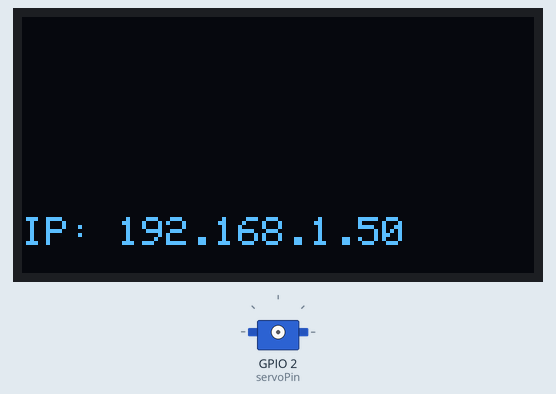
Recording of a sketch running on a simulated ESP8266 (NodeMCU). On the bench: 128×64 one-colour display, servo. WiFi joins after 1.5 s; servers stay silent unless stated; random numbers use the default seed unless the sketch sets one; what the sketch prints to the serial monitor is not drawn.

Above: at 1.6 s.
At 11.22 s:
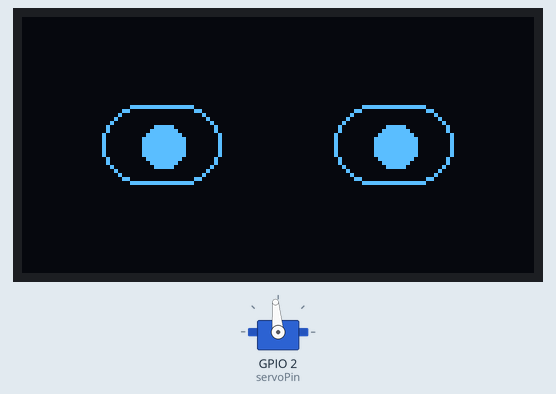
At 19.44 s:
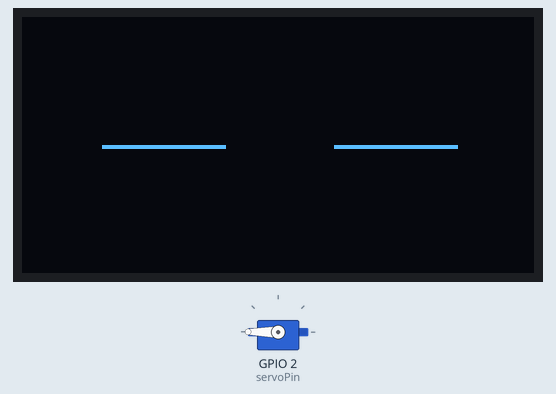
At 39.64 s:
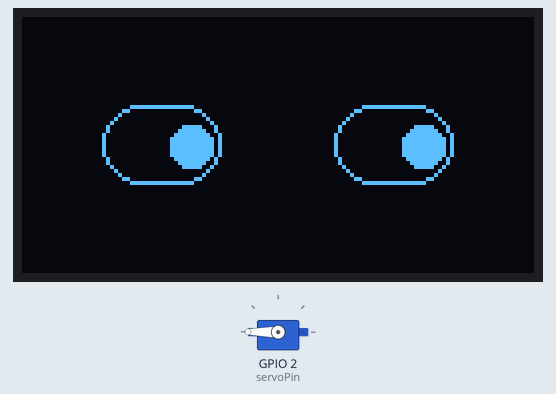
Timing chart, 0 to 40.0 s (numbered marks = the images above):
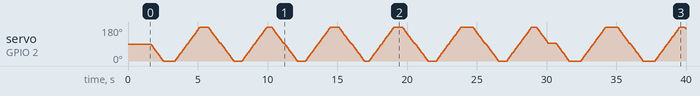

The sketch:

main.ino
```cpp
#include <ESP8266WiFi.h>
#include <Wire.h>
#include <Adafruit_GFX.h>
#include <Adafruit_SSD1306.h>
#include <Servo.h>

#define SCREEN_WIDTH 128  // OLED display width, in pixels
#define SCREEN_HEIGHT 64  // OLED display height, in pixels
#define OLED_RESET -1     // Reset pin # (or -1 if sharing Arduino reset pin)

Adafruit_SSD1306 display(SCREEN_WIDTH, SCREEN_HEIGHT, &Wire, OLED_RESET);

Servo servo;                 // Create Servo object
const int servoPin = 2;      // GPIO pin for servo signal
const char* ssid = "AURORA"; // WiFi SSID
const char* password = "keerthanaajay@123"; // WiFi Password

int angle = 90;              // Servo angle (centered)
int angleStep = 5;           // Servo movement step
bool movingRight = true;     // Servo direction flag
unsigned long lastWakeTime = 0;
bool isSleeping = false;

void setup() {
  Serial.begin(115200);

  // Initialize OLED display
  if (!display.begin(SSD1306_SWITCHCAPVCC, 0x3C)) {
    Serial.println(F("SSD1306 allocation failed"));
    for (;;);
  }
  display.clearDisplay();

  // Connect to WiFi
  WiFi.begin(ssid, password);
  while (WiFi.status() != WL_CONNECTED) {
    delay(500);
    Serial.print(".");
  }
  Serial.println("Connected to WiFi");
  Serial.println("IP Address: ");
  Serial.println(WiFi.localIP());

  // Show IP on OLED
  displayIP();

  // Attach servo and set initial angle
  servo.attach(servoPin);
  servo.write(angle);

  // Initialize sleep timer
  lastWakeTime = millis();
}

void loop() {
  if (!isSleeping) {
    animateEyesAndServo(); // Run main eye/servo sequence

    // Blink randomly after every few sequences
    if (random(1, 10) < 3) {
      randomBlink();
    }

    // Check if time to sleep
    if (millis() - lastWakeTime > 15 * 60 * 1000) { // After 15 minutes
      goToSleep();
    }
  } else {
    if (millis() - lastWakeTime > 15000) { // 15 seconds sleep
      wakeUp();
    }
  }
}

// Display IP on OLED
void displayIP() {
  display.clearDisplay();
  display.setTextSize(1);
  display.setTextColor(SSD1306_WHITE);
  display.setCursor(0, 50);
  display.print("IP: ");
  display.print(WiFi.localIP());
  display.display();
}

// Animate eyes and servo movement
void animateEyesAndServo() {
  drawEyeOpen();
  moveServoLeft();
  randomBlink();
  moveServoRight();
  randomBlink();
  centerServo();
}

// Draw eyes open
void drawEyeOpen() {
  display.clearDisplay();
  display.drawRoundRect(20, 22, 30, 20, 10, SSD1306_WHITE); // Left eye
  display.fillCircle(35, 32, 5, SSD1306_WHITE);             // Left pupil
  display.drawRoundRect(78, 22, 30, 20, 10, SSD1306_WHITE); // Right eye
  display.fillCircle(93, 32, 5, SSD1306_WHITE);             // Right pupil
  display.display();
}

// Draw eyes closed
void drawEyeClosed() {
  display.clearDisplay();
  display.drawLine(20, 32, 50, 32, SSD1306_WHITE); // Left eye closed
  display.drawLine(78, 32, 108, 32, SSD1306_WHITE); // Right eye closed
  display.display();
}

// Draw eyes looking left
void lookLeft() {
  display.clearDisplay();
  display.drawRoundRect(20, 22, 30, 20, 10, SSD1306_WHITE); // Left eye
  display.fillCircle(28, 32, 5, SSD1306_WHITE);             // Left pupil
  display.drawRoundRect(78, 22, 30, 20, 10, SSD1306_WHITE); // Right eye
  display.fillCircle(86, 32, 5, SSD1306_WHITE);             // Right pupil
  display.display();
}

// Draw eyes looking right
void lookRight() {
  display.clearDisplay();
  display.drawRoundRect(20, 22, 30, 20, 10, SSD1306_WHITE); // Left eye
  display.fillCircle(42, 32, 5, SSD1306_WHITE);             // Left pupil
  display.drawRoundRect(78, 22, 30, 20, 10, SSD1306_WHITE); // Right eye
  display.fillCircle(100, 32, 5, SSD1306_WHITE);            // Right pupil
  display.display();
}

// Move servo left and animate eyes
void moveServoLeft() {
  lookLeft();
  for (int i = angle; i >= 0; i -= angleStep) {
    servo.write(i);
    delay(50);
  }
  angle = 0;
}

// Move servo right and animate eyes
void moveServoRight() {
  lookRight();
  for (int i = angle; i <= 180; i += angleStep) {
    servo.write(i);
    delay(50);
  }
  angle = 180;
}

// Center the servo and reset eyes
void centerServo() {
  drawEyeOpen();
  for (int i = angle; i != 90; i += (angle < 90 ? angleStep : -angleStep)) {
    servo.write(i);
    delay(50);
  }
  angle = 90;
}

// Random blinking
void randomBlink() {
  for (int i = 0; i < random(1, 4); i++) {
    drawEyeClosed();
    delay(100);
    drawEyeOpen();
    delay(100);
  }
}

// Enter sleep mode
void goToSleep() {
  Serial.println("Entering sleep mode...");
  display.clearDisplay();
  display.setTextSize(2);
  display.setTextColor(SSD1306_WHITE);
  display.setCursor(30, 20);
  display.print("ZZZ");
  display.display();
  isSleeping = true;
  lastWakeTime = millis(); // Reset wake timer
}

// Wake up from sleep
void wakeUp() {
  Serial.println("Waking up...");
  lastWakeTime = millis();
  isSleeping = false;
  drawEyeOpen();
  delay(500); // Quick start delay
}
```
